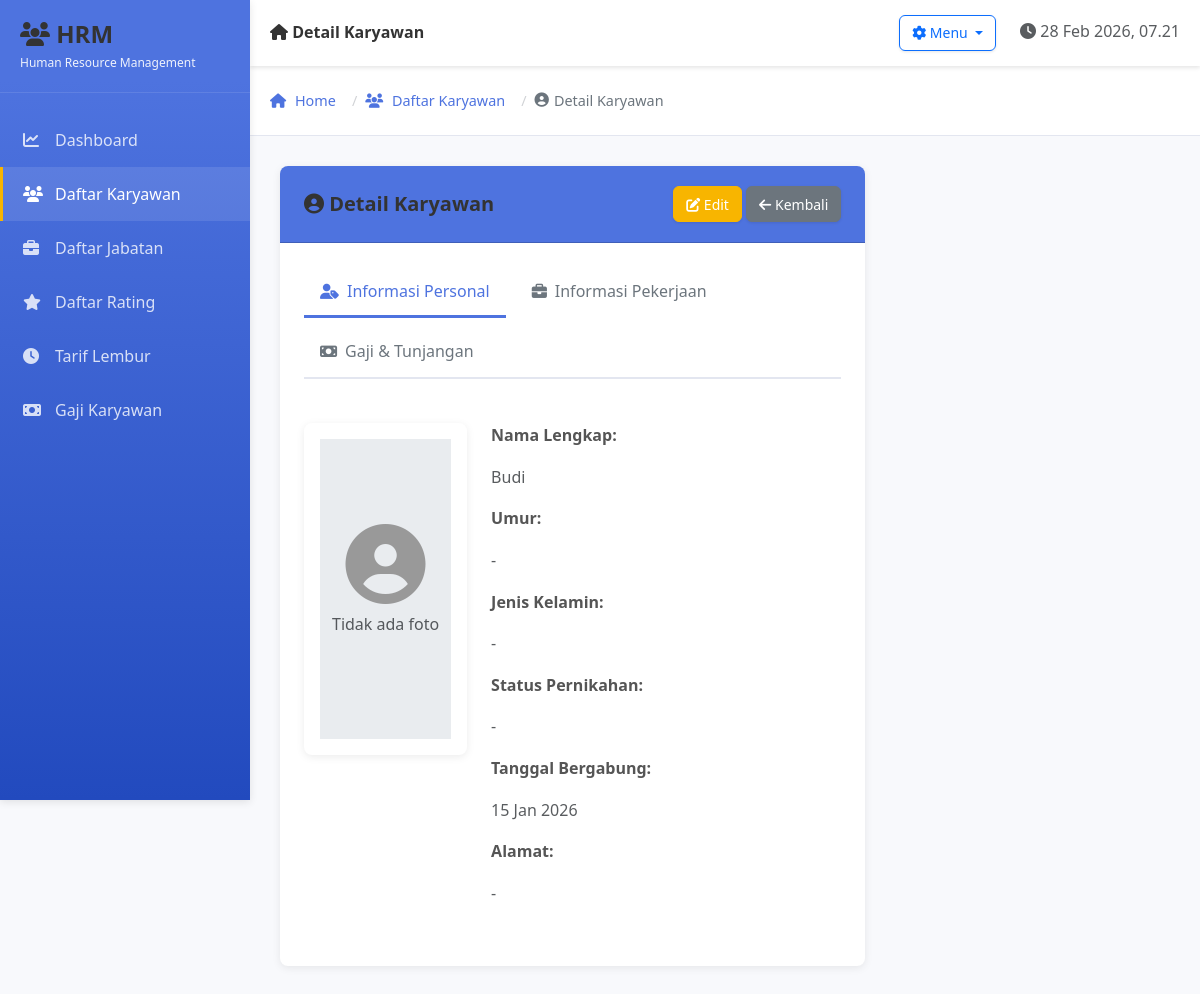
The page /views/karyawan-detail.php?id=1 on the database its author committed.
### tables this page shows
CREATE TABLE `karyawan` (
  `id` int(11) NOT NULL,
  `id_jabatan` int(11) NOT NULL,
  `id_rating` int(11) NOT NULL,
  `nama` varchar(100) NOT NULL,
  `divisi` varchar(100) DEFAULT NULL,
  `alamat` text DEFAULT NULL,
  `umur` varchar(10) DEFAULT NULL,
  `jenis_kelamin` varchar(20) DEFAULT NULL,
  `status` varchar(50) DEFAULT NULL,
  `aktif` tinyint(1) NOT NULL DEFAULT 1,
  `path_image` varchar(255) DEFAULT NULL,
  `created_at` timestamp NOT NULL DEFAULT current_timestamp()
);

### config/Database.php (called while the page is built, shortened)
<?php
class Database {
    private $host = "localhost";
    private $user = "root";
    private $pass = "";
    private $db = "kantor";
    private $conn;
    private function connect() {
        $this->conn = mysqli_connect($this->host, $this->user, $this->pass, $this->db);
        mysqli_set_charset($this->conn, "utf8mb4");
    }
    public function query($sql) {
        return mysqli_query($this->conn, $sql);
    }
    public function escape($str) {
        return mysqli_real_escape_string($this->conn, $str);
    }
}

### classes/Model.php (called while the page is built, shortened)
<?php
class Model {
    protected $db;
    public function __construct() {
        require_once __DIR__ . '/../config/Database.php';
        $this->db = new Database();
    }
    public function query($sql) {
        return $this->db->query($sql);
    }
    public function fetch($sql) {
        $result = $this->query($sql);
        if ($result && mysqli_num_rows($result) > 0) {
            return mysqli_fetch_assoc($result);
        }
        return null;
    }
    public function escape($str) {
        return $this->db->escape($str);
    }
}

### models/Karyawan.php (called while the page is built, shortened)
<?php
require_once __DIR__ . '/../classes/Model.php';
class Karyawan extends Model {
    protected $table = 'karyawan';
    public function getById($id) {
        $id = $this->escape($id);
        $sql = "SELECT k.*, j.nama as jabatan_nama, j.gaji_pokok, j.tunjangan, r.rating, r.presentase_bonus
                FROM {$this->table} k
                LEFT JOIN jabatan j ON k.id_jabatan = j.id
                LEFT JOIN rating r ON k.id_rating = r.id
                WHERE k.id = '$id'";
        return $this->fetch($sql);
    }
}

### views/karyawan-detail.php (the view, shortened to what this page needs)
<?php
require_once __DIR__ . '/../models/Karyawan.php';
$karyawan_model = new Karyawan();
$data = $karyawan_model->getById($_GET['id']);
include __DIR__ . '/layout.php';
?>
<div class="row">
    <div class="col-lg-8">
        <div class="card">
            <div class="card-header d-flex justify-content-between align-items-center">
                <h5 class="mb-0"><i class="fas fa-user-circle"></i> Detail Karyawan</h5>
                <div>
                    <a href="<?php echo BASE_URL; ?>views/karyawan-form.php?id=<?php echo $data['id']; ?>" class="btn btn-warning btn-sm">
                        <i class="fas fa-edit"></i> Edit
                    </a>
                    <a href="<?php echo BASE_URL; ?>views/karyawan.php" class="btn btn-secondary btn-sm">
                        <i class="fas fa-arrow-left"></i> Kembali
                    </a>
                </div>
            </div>
            <div class="card-body">
                <ul class="nav nav-tabs mb-4" id="detailTabs" role="tablist">
                    <li class="nav-item" role="presentation">
                        <button class="nav-link active" id="personal-tab" data-bs-toggle="tab" data-bs-target="#personal-content" type="button" role="tab" aria-controls="personal-content" aria-selected="true">
                            <i class="fas fa-user-tag"></i> Informasi Personal
                        </button>
                    </li>
                    <li class="nav-item" role="presentation">
                        <button class="nav-link" id="work-tab" data-bs-toggle="tab" data-bs-target="#work-content" type="button" role="tab" aria-controls="work-content" aria-selected="false">
                            <i class="fas fa-briefcase"></i> Informasi Pekerjaan
                        </button>
                    </li>
                    <li class="nav-item" role="presentation">
                        <button class="nav-link" id="salary-tab" data-bs-toggle="tab" data-bs-target="#salary-content" type="button" role="tab" aria-controls="salary-content" aria-selected="false">
                            <i class="fas fa-money-bill"></i> Gaji & Tunjangan
                        </button>
                    </li>
                </ul>
                <div class="tab-content" id="detailTabContent">
                    <div class="tab-pane fade show active" id="personal-content" role="tabpanel" aria-labelledby="personal-tab">
                        <div class="row">
                            <?php if (!empty($data['path_image']) && file_exists(__DIR__ . '/../' . $data['path_image'])): ?>
                            <div class="col-md-4 text-center mb-4">
                                <div class="card border-light">
                                    <div class="card-body p-3">
                                        <img src="<?php echo BASE_URL . htmlspecialchars($data['path_image']); ?>" alt="<?php echo htmlspecialchars($data['nama']); ?>" class="rounded" style="width: 100%; height: auto; max-height: 300px; object-fit: cover;">
                                    </div>
                                </div>
                            </div>
                            <div class="col-md-8">
                            <?php else: ?>
                            <div class="col-md-4 text-center mb-4">
                                <div class="card border-light">
                                    <div class="card-body p-3">
                                        <div class="d-flex align-items-center justify-content-center" style="width: 100%; height: 300px; background-color: #e9ecef;">
                                            <div class="text-center">
                                                <i class="fas fa-user-circle" style="font-size: 80px; color: #999;"></i>
                                                <p class="text-muted mt-2">Tidak ada foto</p>
                                            </div>
                                        </div>
                                    </div>
                                </div>
                            </div>
                            <div class="col-md-8">
                            <?php endif; ?>
                                <p><strong>Nama Lengkap:</strong></p>
                                <p class="text-muted mb-3"><?php echo htmlspecialchars($data['nama']); ?></p>
                                <p><strong>Umur:</strong></p>
                                <p class="text-muted mb-3"><?php echo $data['umur'] ? htmlspecialchars($data['umur']) . ' tahun' : '-'; ?></p>
                                <p><strong>Jenis Kelamin:</strong></p>
                                <p class="text-muted mb-3"><?php echo htmlspecialchars($data['jenis_kelamin']) ?: '-'; ?></p>
                                <p><strong>Status Pernikahan:</strong></p>
                                <p class="text-muted mb-3"><?php echo htmlspecialchars($data['status']) ?: '-'; ?></p>
                                <p><strong>Tanggal Bergabung:</strong></p>
                                <p class="text-muted mb-3"><?php echo date('d M Y', strtotime($data['created_at'])); ?></p>
                                <p><strong>Alamat:</strong></p>
                                <p class="text-muted"><?php echo htmlspecialchars($data['alamat']) ?: '-'; ?></p>
                            </div>
                        </div>
                    </div>
                </div>
            </div>
        </div>
    </div>
</div>
<?php include __DIR__ . '/layout-footer.php'; ?>

### assets/css/style.css (style rules this page uses)
:root { --primary-color: #4e73df; --secondary-color: #858796; --success-color: #1cc88a; --danger-color: #e74c3c; --warning-color: #f8b500; --info-color: #17a2b8; --light-bg: #f8f9fc; --sidebar-width: 250px; }
html, body { width: 100%; height: 100%; margin: 0; padding: 0; overflow-x: hidden; }
body { background-color: var(--light-bg); font-family: 'Segoe UI', Tahoma, Geneva, Verdana, sans-serif; }
.card { border: none; box-shadow: 0 2px 8px rgba(0,0,0,0.08); border-radius: 8px; }
.card-header { background-color: var(--primary-color) !important; color: white !important; border-radius: 8px 8px 0 0 !important; padding: 15px 20px !important; font-weight: 600; }
.btn-warning { background-color: var(--warning-color); border-color: var(--warning-color); color: white; }
.nav-tabs { border-bottom: 2px solid #e3e6f0; gap: 10px; }
.nav-tabs .nav-link { color: #6c757d; border: none; border-bottom: 3px solid transparent; padding: 12px 16px; font-weight: 500; transition: all 0.3s ease; cursor: pointer; display: flex; align-items: center; gap: 8px; }
.nav-tabs .nav-link i { font-size: 0.95rem; }
.nav-tabs .nav-link.active { color: var(--primary-color); background-color: transparent; border-bottom-color: var(--primary-color); box-shadow: none; }
.tab-pane { padding: 20px 0; }
.tab-pane.fade { opacity: 0; transition: opacity 0.3s ease; }
.tab-pane.fade.show { opacity: 1; }
.card { border: none; box-shadow: 0 2px 8px rgba(0,0,0,0.08); border-radius: 8px; transition: box-shadow 0.3s ease, transform 0.3s ease; }
.btn { font-weight: 500; border-radius: 6px; transition: all 0.3s ease; box-shadow: 0 1px 3px rgba(0,0,0,0.1); }
.btn-sm { padding: 0.4rem 0.75rem; font-size: 0.875rem; }
.card-body { padding: 1.5rem; }
.card-header { padding: 1.25rem 1.5rem !important; }
h1, h2, h3, h4, h5, h6 { color: #333; font-weight: 600; margin-bottom: 0.5rem; }
p { color: #555; line-height: 1.6; }
a { color: var(--primary-color); text-decoration: none; transition: color 0.2s ease; }
.text-center { text-align: center; }
html { scroll-behavior: smooth; }

### rows shown on the page
karyawan: nama "Budi", jenis_kelamin "-", status "-", created_at "15 Jan 2026", alamat "-"

### other values the page prints
$page_title "Detail Karyawan"
$item['label'] "Daftar Karyawan"
$item['label'] "Detail Karyawan"
